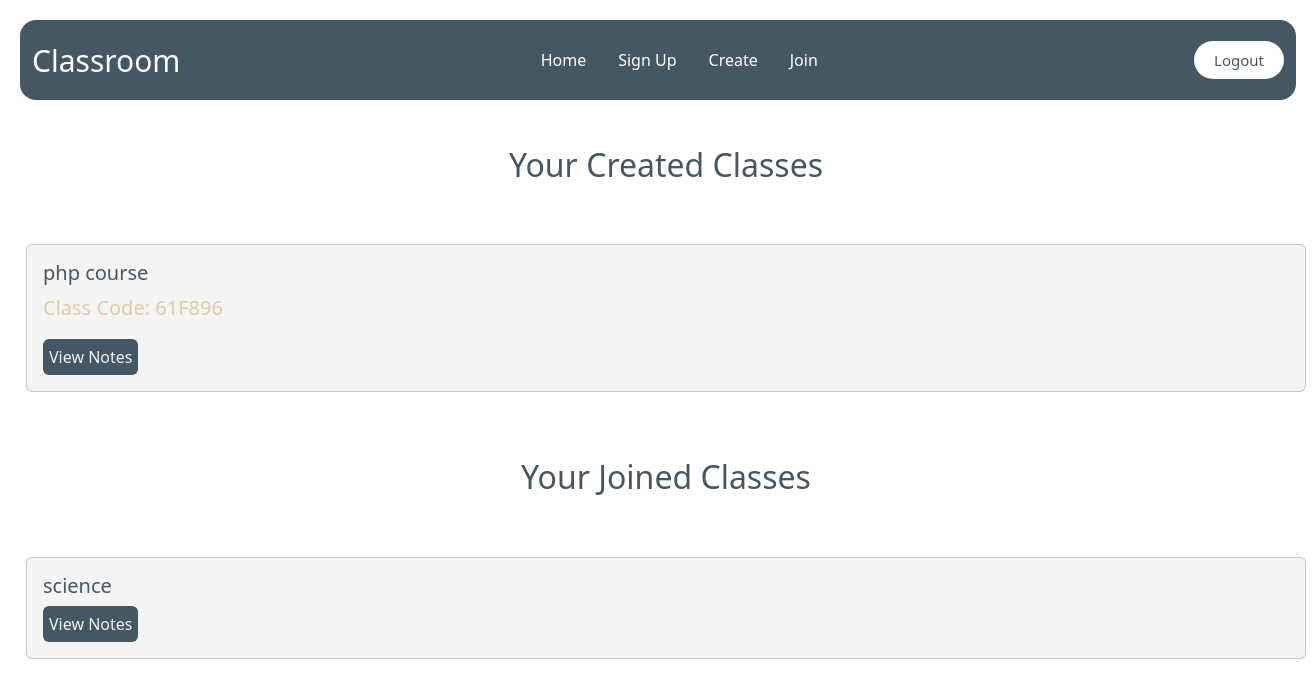
/dashboard.php (signed in), run on an earlier commit of the app's database.
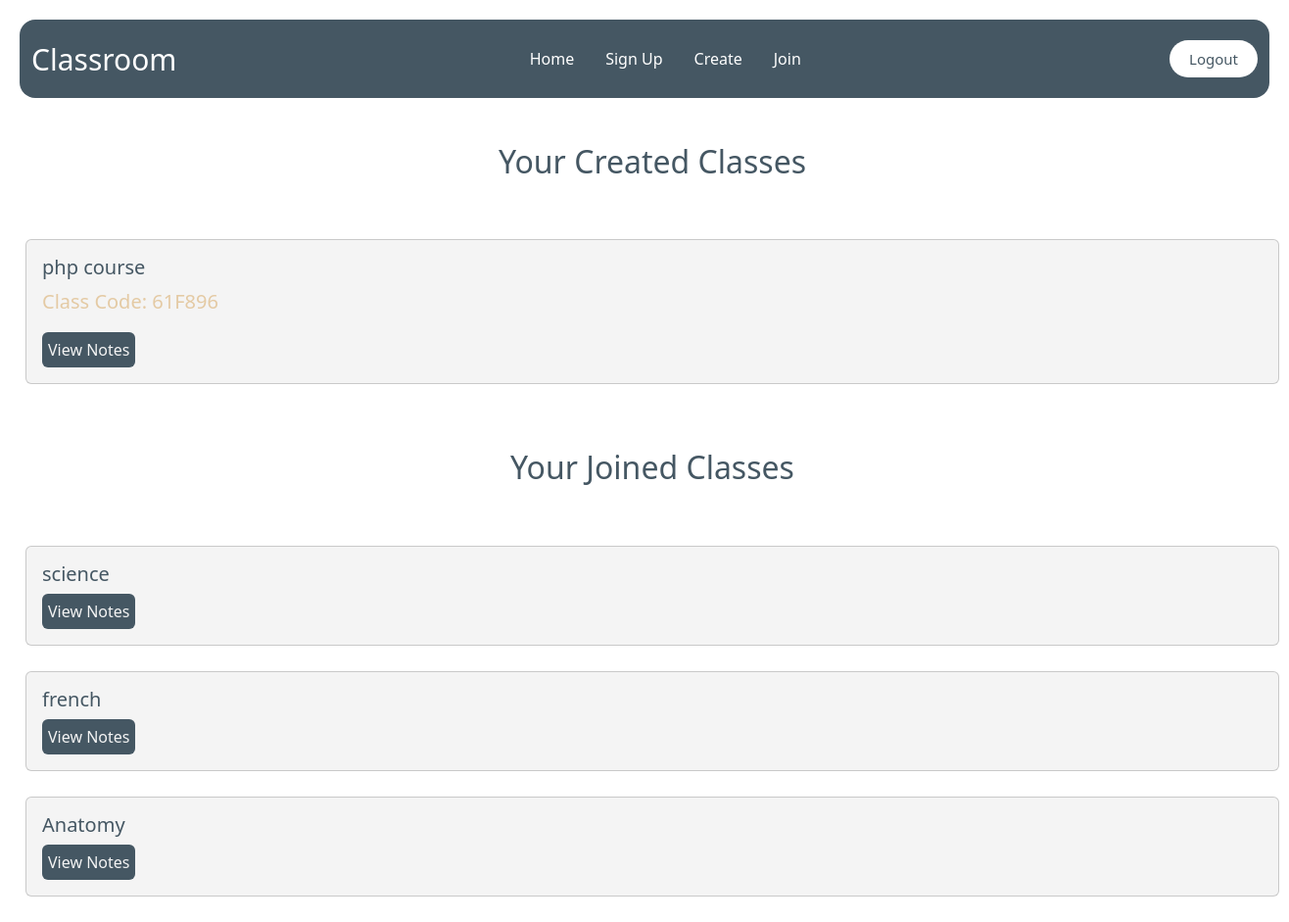
And on a later commit of the database.
### tables this page shows
CREATE TABLE `classes` (
  `c_id` int(11) NOT NULL,
  `className` varchar(255) NOT NULL,
  `classCode` varchar(10) NOT NULL,
  `created_by` int(11) NOT NULL
);

### dashboard.php (the view, shortened to what this page needs)
<?php
include 'server.php';
$user_id = $_SESSION['user_id'];
$query_created = "SELECT className, classCode FROM classes WHERE created_by = ?";
$stmt = $conn->prepare($query_created);
$stmt->bind_param("i", $user_id);
$stmt->execute();
$result_created = $stmt->get_result();
$query_joined = "SELECT c.className, c.classCode FROM class_members cm
                 JOIN classes c ON cm.class_id = c.c_id WHERE cm.user_id = ?";
$stmt = $conn->prepare($query_joined);
$stmt->bind_param("i", $user_id);
$stmt->execute();
$result_joined = $stmt->get_result();
?>
<!DOCTYPE html>
<html lang="en">
<head>
    <link href="https://cdn.jsdelivr.net/npm/bootstrap@5.3.3/dist/css/bootstrap.min.css" rel="stylesheet">
    <link rel="stylesheet" href="style1.css">
</head>
<body>
    <nav class="navbar navbar-expand-lg fixed-top">
        <div class="container-fluid">
            <a class="navbar-brand me-auto" href="dashboard.php">Classroom</a>
            <div class="offcanvas-body">
                <ul class="navbar-nav justify-content-center flex-grow-1 pe-3">
                    <li class="nav-item"><a class="nav-link mx-lg-2" href="dashboard.php">Home</a></li>
                    <li class="nav-item"><a class="nav-link mx-lg-2" href="signup.php">Sign Up</a></li>
                    <li class="nav-item"><a class="nav-link mx-lg-2" href="createClass.php">Create</a></li>
                    <li class="nav-item"><a class="nav-link mx-lg-2" href="joinClass.php">Join</a></li>
                </ul>
            </div>
            <a href="index.php" class="login-button">Logout</a>
        </div>
    </nav>
    <div class="container mt-5 pt-5">
        <h2>Your Created Classes</h2>
        <?php
        if ($result_created->num_rows > 0) {
            while ($row = $result_created->fetch_assoc()) {
                echo '<div class="card mb-3" style="width: 80rem;">';
                echo '<div class="card-body">';
                echo '<h5 class="card-title">' . htmlspecialchars($row['className']) . '</h5>';
                echo '<p class="card-text">Class Code: ' . htmlspecialchars($row['classCode']) . '</p>';
                echo '<a href="classPage.php?classCode=' . urlencode($row['classCode']) . '" class="btn btn-success">View Notes</a>';
                echo '</div></div>';
            }
        } else {
            echo '<p>No classes created yet.</p>';
        }
        ?>
        <h2>Your Joined Classes</h2>
        <?php
        if ($result_joined->num_rows > 0) {
            while ($row = $result_joined->fetch_assoc()) {
                echo '<div class="card mb-3" style="width: 80rem;">';
                echo '<div class="card-body">';
                echo '<h5 class="card-title">' . htmlspecialchars($row['className']) . '</h5>';
                echo '<a href="classPage.php?classCode=' . urlencode($row['classCode']) . '" class="btn btn-success">View Notes</a>';
                echo '</div></div>';
            }
        } else {
            echo '<p>You have not joined any classes yet.</p>';
        }
        ?>
    </div>
</body>
</html>

### style1.css (style rules this page uses)
.navbar-brand { font-weight: 500; color:white; font-size: 30px; }
.navbar { background-color: #455763; border-radius: 16px; height: 80px; margin: 20px; }
.login-button { background-color: white; color: #455763; font-size: 15px; padding: 8px 20px; border-radius: 50px; text-decoration: none; transition: 0.3s ease-in; }
.nav-link { color:white; font-weight: 500; }
h2 { margin: 50px; color:#455763; }
.container { display: flex; justify-content: center; align-items: center; flex-direction: column; margin: 0px 0px 10px 96px; }
.container .card { background-color: #f4f4f4; margin: 10px; }
.btn { background-color: #455763; color:#f4f4f4; padding: 6px; border: none; margin: auto; }
.card-title { color: #455763; }
.card p { font-size: 20px; color:#e4caa4; }

What changed in the data, as far as the page shows it:
now on this page (row unchanged): classes: className "french", shown under "Your Joined Classes"
added classes: className "Anatomy", shown under "Your Joined Classes"
